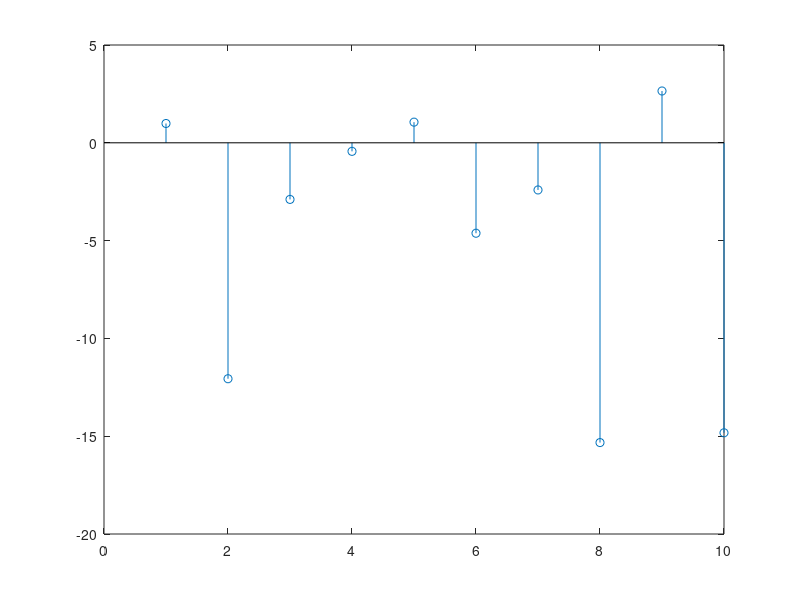

Source code (MATLAB):
t = 0:1:100;
y = -5 + (5+5)*rand(1,length(t));
% stem(t,y)
% 
% filt = [1 1 1 1 1 1 1 1 1 1 2 3 4 4 3 2 1 1 1 1 1 1 1 1 1 1]*0.125;
% ycorr = conv(y, filt);
% 
% figure(2)
% stem(0:1:length(ycorr)-1,ycorr)

F = fft(y);
Ffilt = F(1:10);
M = abs(F);
Mfilt = abs(Ffilt);
yfilt = ifft(Ffilt);
% figure(3)
% plot(M), hold on
% plot(Mfilt)

figure(4)
stem(yfilt)
